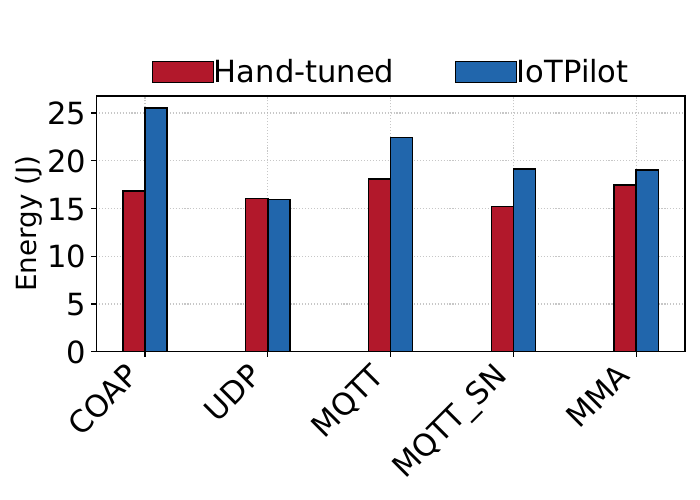

Reproduce this figure in Python.
import matplotlib.pyplot as plt
import numpy as np

hand_tuned = [280.68, 267.18, 301.62, 253.32, 291.3] 
iotpilot = [425.22, 265.44, 374.22, 318.96, 317.28] 
for i in range(len(hand_tuned)):
    hand_tuned[i] = hand_tuned[i] * 60 / 1000
    iotpilot[i] = iotpilot[i] * 60 / 1000

datasets = [
"COAP",
"UDP",
"MQTT",
"MQTT_SN",
"MMA"
]
color = ["#B2182B", "#2166AC", "#92C5DE", "#F4A582"]
xticks = np.arange(len(datasets))
width = 0.18

plt.rcParams['pdf.fonttype'] = 42 
fig, ax = plt.subplots(figsize=(7, 5), dpi=1000)
ax.grid(axis="both", linestyle='dotted', zorder=0)

ax.bar(xticks - 0.5* width, hand_tuned, width=width, label="Hand-tuned", color=color[0], alpha=1, zorder=15, linewidth=1, edgecolor='black')
ax.bar(xticks + 0.5* width, iotpilot, width=width, label="IoTPilot", color=color[1], alpha=1, zorder=15, linewidth=1, edgecolor='black')
plt.ylabel('Energy (J)', fontsize=20)

plt.xticks(fontsize=22)
plt.yticks(fontsize=22)
plt.legend(loc='upper center', ncol=2, fontsize=22, bbox_to_anchor=(0.5, 1.25), frameon=False, handletextpad=0.01)
ax.set_xticks(xticks, datasets, rotation=45, fontsize=22, ha='right')

plt.grid(True, alpha=0.7)

plt.tight_layout() 
plt.savefig('energy.pdf')
